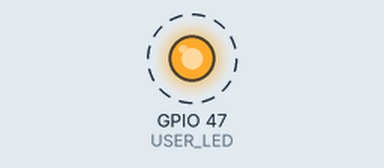
Bench run of a sketch on a simulated Seeed XIAO ESP32-S3. Parts: output pins drawn as LEDs (lit = HIGH). Dashed ring = blinking. What the sketch prints to the serial monitor is not drawn.

Above: at 1.2 s.
Timing chart, 0 to 4.0 s (numbered marks = the images above):
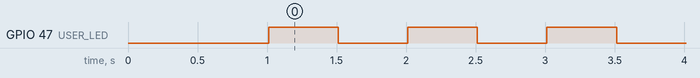

The sketch:

esp32s3_blink.ino
```cpp
/*
 * XIAO ESP32-S3 블링크 테스트
 * 목적: 보드 정상 작동, USB 연결, Arduino 환경 테스트
 *
 * XIAO ESP32-S3 내장 LED: GPIO 47
 * 테스트 기준:
 * - Arduino IDE에서 정상 업로드
 * - 시리얼 모니터(115200 baud)에 "LED ON/OFF" 메시지 출력
 * - 실제 LED 깜빡임 확인
 */

// XIAO ESP32-S3 내장 LED 핀 정의
#define USER_LED 47
#define BLINK_INTERVAL 500  // 0.5초 (500ms) 간격

void setup() {
  // 시리얼 통신 시작 (디버깅용)
  Serial.begin(115200);

  // 사용자 LED 핀을 출력 모드로 설정
  pinMode(USER_LED, OUTPUT);

  // LED 초기 상태: 꺼짐
  digitalWrite(USER_LED, LOW);

  // 시작 메시지
  Serial.println("\n========================================");
  Serial.println("XIAO ESP32-S3 블링크 테스트 시작!");
  Serial.println("========================================");
  Serial.printf("내장 LED 핀: GPIO %d\n", USER_LED);
  Serial.printf("블링크 간격: %dms\n", BLINK_INTERVAL);
  Serial.println("========================================\n");
  delay(1000);
}

void loop() {
  // LED 켜기
  digitalWrite(USER_LED, HIGH);
  Serial.println("LED ON");
  delay(BLINK_INTERVAL);

  // LED 끄기
  digitalWrite(USER_LED, LOW);
  Serial.println("LED OFF");
  delay(BLINK_INTERVAL);
}
```

Measured:
- by itself, GPIO 47 (USER_LED): alternates HIGH for 0.50 s and LOW for 0.50 s
